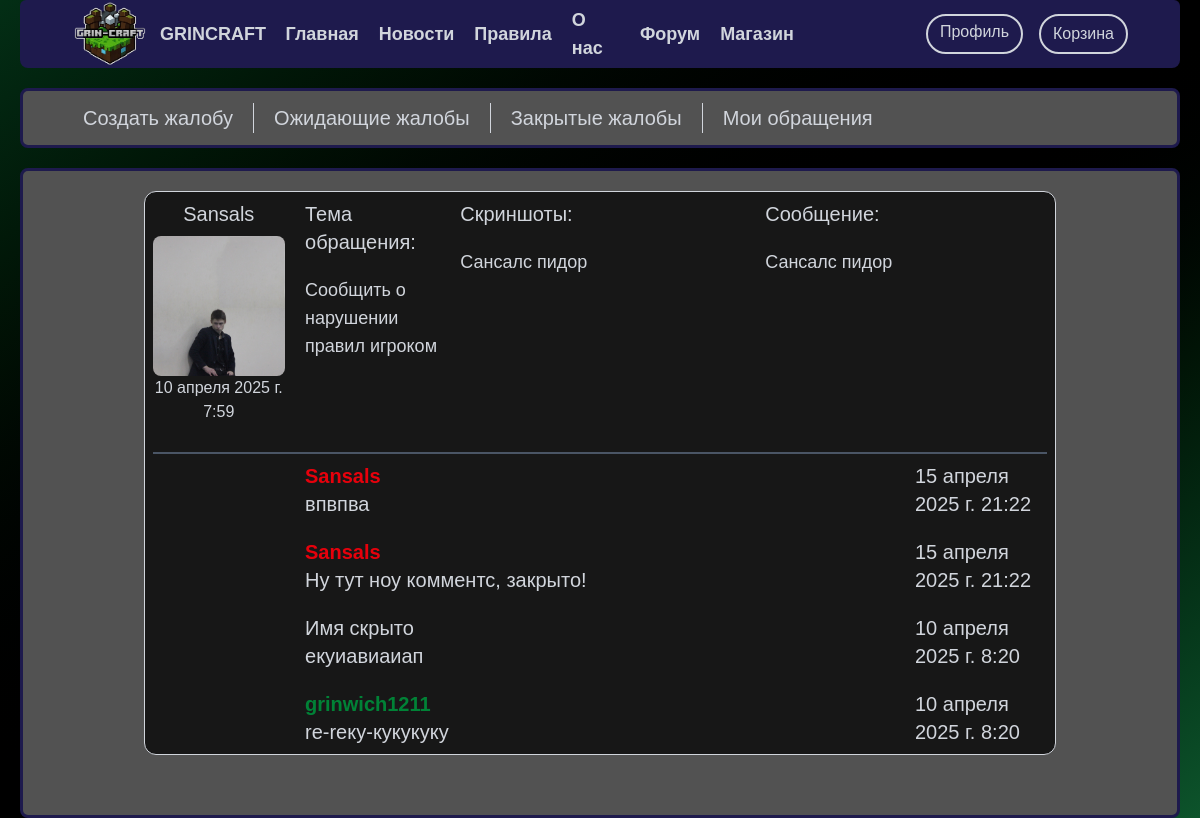
Page /forum/complaints/3 (signed in) on the committed database.
### forum/models.py (models this page shows, shortened)
class ForumComplaints(models.Model):
    COMPLAINT_ABOUT_THE_USER = 'Сообщить о нарушении правил игроком'
    APPEAL_THE_PUNISHMENT = 'Обжаловать наказание'
    COMPLAINT_ABOUT_THE_ADMIN = 'Сообщить о нарушении правил со стороны Администрации'
    COMPLAINT_ABOUT_THE_CLAN = 'Сообщить о нарушении правил кланом/группой игроков'
    SUBJECT = {
        (COMPLAINT_ABOUT_THE_USER, 'Сообщить о нарушении правил игроком'),
        (APPEAL_THE_PUNISHMENT, 'Обжаловать наказание'),
        (COMPLAINT_ABOUT_THE_ADMIN, 'Сообщить о нарушении правил со стороны Администрации'),
        (COMPLAINT_ABOUT_THE_CLAN, 'Сообщить о нарушении правил кланом/группой игроков'),
    }
    subject = models.CharField('Раздел форума', max_length=52, choices= SUBJECT)
    user = models.ForeignKey(settings.AUTH_USER_MODEL,
                                 on_delete=models.CASCADE,
                                default=None,
                                related_name='claimant',
                                verbose_name = 'Заявитель'
                                 )
    defendant = models.ForeignKey(settings.AUTH_USER_MODEL,
                                  on_delete=models.CASCADE,
                                  default=None,
                                  related_name='defendant',
                                  verbose_name='Нарушитель'
                                  )
    question = models.TextField('Заявление', max_length= 600 )
    proofs = models.CharField('Доказательства', max_length= 600)
    date = models.DateTimeField(auto_now_add=True)
    is_resolved = models.BooleanField(default=False)
    is_anonymous = models.BooleanField(default=False)
    class Meta:
        verbose_name = 'Жалобу на форумe'
        verbose_name_plural = 'Жалобы с форума'

class ForumComplaintAnswer(models.Model):
    user = models.ForeignKey(settings.AUTH_USER_MODEL,
                             on_delete=models.CASCADE,
                             default=None,
                             related_name='responsible_complaint_user',
                             verbose_name='Отвечающий'
                             )
    question = models.ForeignKey(ForumComplaints,
                                verbose_name = 'Жалоба',
                               on_delete=models.CASCADE,
                                 )
    date = models.DateTimeField(auto_now_add=True, blank=True)
    answer = models.TextField('Ответ', max_length= 600 )
    is_anonymous = models.BooleanField(default=False)

### login/models.py (models this page shows, shortened)
class User_Status(models.Model):
    user_id = models.AutoField (primary_key=True)
    username = models.OneToOneField(
        settings.AUTH_USER_MODEL,
        on_delete=models.CASCADE)
    avatar = models.ImageField(upload_to=user_avatar_directory, default='login/avatars/stive.jpg')
    balance = models.IntegerField(default=0)
    Isverified = models.BooleanField(default=False)
    is_staff = models.BooleanField(default=False)
    is_moderator = models.BooleanField(default=False)
    class Meta:
        verbose_name = 'статусы пользователей'
        verbose_name_plural = 'Статусы пользователей'

### forum/views.py (the view, shortened to what this page needs)
# urls.py: path('complaints/<int:pk>', views.complaints_record_view, name='complaints_record'),
def complaints_record_view(request, pk):
    form = ForumComplaintsAnswerForm(request.POST)
    data = {
        'record': get_complaint_for_pk(pk),
        'user_status_object': get_user_status_object_for_pk_in_complaints(pk),
        'form_answer': form,
        'user_request_status_object': get_user_status_object(request),
        'answers': get_answers_for_pk_in_complaints(pk),
        'basket_value': basket_value(request),
    }
    return render(request, 'forum/complaints/record_view.html', data)

### forum/services.py (called while the page is built)
def get_answers_for_pk_in_complaints(pk):
    question = ForumComplaints.objects.get(pk=pk)
    return ForumComplaintAnswer.objects.filter(question=question).order_by('-date')

def get_user_status_object(request):
    return User_Status.objects.get(username=request.user)

def get_complaint_for_pk(pk):
    return ForumComplaints.objects.get(pk=pk)

def get_user_status_object_for_pk_in_complaints(pk):
    user = ForumComplaints.objects.get(pk=pk).user
    return User_Status.objects.get(username=user)

### shop/models.py (called while the page is built)
    def total_value(self):
        if self:
            return sum(cart.value for cart in self)
        return 0

### shop/services.py (called while the page is built)
def get_all_user_baskets(request):
    """Только не оплаченные корзины"""
    try:
        products = Baskets.objects.filter(user=get_user(request), is_purchased = False)
        logger.info(
            f'{datetime.datetime.now()} |INFO| '
            f'Username: {get_username(request)} |'
            f' |shop.services| '
            f'User get all objects from Baskets'
        )
        return products
    except Exception:
        logger.error(
            f'{datetime.datetime.now()} |ERROR| '
            f'Username: {get_username(request)} |'
            f' |shop.services| '
            f'User failed get all objects from Baskets')

def basket_value(request):
    baskets = get_all_user_baskets(request)
    return baskets.total_value

### work/global_services.py (called while the page is built)
def get_user(request):
    if request.user.is_authenticated:
        return request.user
    else:
        return None

def get_username(request):
    if request.user.is_authenticated:
        return request.user.username
    else:
        return 'Нет пользователя'

### forum/templates/forum/complaints/record_view.html (shortened to what this page needs)
{% extends 'forum/complaints/techsupport_header.html' %}
{% block records %}
    <div class="m-5 bg-neutral-600 border-3 px-10 pt-5 pb-15 border-indigo-950 rounded-lg">
        <div class="p-2 divide-y-2 divide-gray-600 w-[85%] m-auto border-1
         border-gray-1 bg-neutral-900 rounded-xl text-gray-300 text-xl font-medium">
            <div class="grid grid-cols-6 justify-items-center items-start gap-5 pb-5">
                <div class="flex flex-col">
                    {% if record.is_anonymous %}
                        {% if record.user.id == user.id %}
                            <div class="text-center text-xl text-gray-300 mb-2 font-medium">{{record.user.username}}</div>
                            <img class="rounded-lg" src="{{user_status_object.avatar.url}}" alt="">
                        {% else %}
                            <div class="text-center text-xl text-gray-300 mb-2 font-medium">*Имя скрыто*</div>
                        {% endif %}
                    {% else %}
                        <div class="text-center text-xl text-gray-300 mb-2 font-medium">{{record.user.username}}</div>
                        <img class="rounded-lg" src="{{user_status_object.avatar.url}}" alt="">
                    {% endif %}
                    <div class="text-center text-base text-gray-300 mb-2 font-normal">{{record.date}}</div>
                </div>
                <div class="flex flex-col">
                    <div class="text-xl text-gray-300 mb-5 font-medium">Тема обращения: </div>
                    <div class="text-lg text-gray-300 font-medium">{{record.subject}}</div>
                </div>
                <div class="flex flex-col">
                    <div class="text-xl text-gray-300 mb-5 font-medium">Скриншоты: </div>
                    <div class="text-lg text-gray-300 font-medium">{{record.proofs}}</div>
                </div>
                <div class="flex flex-col col-span-3">
                    <div class="text-xl text-gray-300 mb-5 font-medium">Сообщение: </div>
                    <div class="text-lg text-gray-300 font-medium">{{record.question}}</div>
                </div>
            </div>
                <div class="grid grid-cols-6 mt-2 items-start gap-5">
                    {% for el in answers %}
                    {% if el.is_anonymous %}
                        <div class="flex flex-col col-span-4">
                            <div>Имя скрыто</div>
                            <div>{{el.answer}}</div>
                        </div>
                    {% else %}
                        <div class="flex flex-col col-span-4">
                            {% if el.user.is_superuser %}
                                <div class="text-red-600 font-semibold">{{el.user.username}}</div>
                            {% elif el.user.is_staff %}
                                <div class="text-green-700 font-semibold">{{el.user.username}}</div>
                            {% else %}
                                <div>{{el.user.username}}</div>
                            {% endif %}
                            <div>{{el.answer}}</div>
                        </div>
                    {% endif %}
                        <div class="">{{el.date}}</div>
                    {% endfor %}
                </div>
        </div>
    </div>
{% endblock %}

### login/static/login/reg.css (style rules this page uses)
body { font-family: Arial, sans-serif; background-color: #f4f4f4; justify-content: center; align-items: center; height: 100vh; margin: 0; }

### rows in the picture
ForumComplaints: user.username "Sansals", date "10 апреля 2025 г. 7:59", subject "Сообщить о нарушении правил игроком", proofs "Сансалс пидор", question "Сансалс пидор"
User_Status: avatar (picture)
ForumComplaintAnswer: user.username "Sansals", answer "впвпва", date "15 апреля 2025 г. 21:22"
ForumComplaintAnswer: user.username "Sansals", answer "Ну тут ноу комментс, закрыто!", date "15 апреля 2025 г. 21:22"
ForumComplaintAnswer: answer "екуиавиаиап", date "10 апреля 2025 г. 8:20"
ForumComplaintAnswer: user.username "grinwich1211", answer "re-reку-кукукуку", date "10 апреля 2025 г. 8:20"
